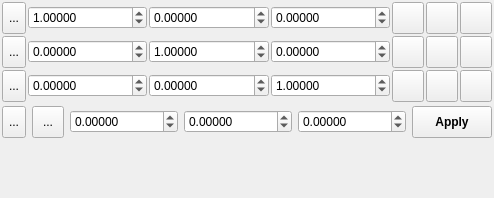
     <widget class="QWidget" name="MatrixTab" >
      <property name="geometry" >
       <rect>
        <x>0</x>
        <y>0</y>
        <width>356</width>
        <height>198</height>
       </rect>
      </property>
      <attribute name="title" >
       <string>Matrix Transform</string>
      </attribute>
      <layout class="QVBoxLayout" >
       <property name="spacing" >
        <number>4</number>
       </property>
       <property name="margin" >
        <number>2</number>
       </property>
       <item>
        <layout class="QGridLayout" >
         <property name="margin" >
          <number>0</number>
         </property>
         <property name="spacing" >
          <number>2</number>
         </property>
         <item row="0" column="4" >
          <widget class="QToolButton" name="TransformNormaliseAButton" >
           <property name="minimumSize" >
            <size>
             <width>32</width>
             <height>32</height>
            </size>
           </property>
           <property name="maximumSize" >
            <size>
             <width>32</width>
             <height>32</height>
            </size>
           </property>
           <property name="toolTip" >
            <string>Normalise vector</string>
           </property>
           <property name="text" >
            <string/>
           </property>
           <property name="icon" >
            <iconset resource="icons.qrc" >
             <normaloff>:/vector/icons/vector_normalise.svg</normaloff>:/vector/icons/vector_normalise.svg</iconset>
           </property>
           <property name="iconSize" >
            <size>
             <width>24</width>
             <height>24</height>
            </size>
           </property>
          </widget>
         </item>
         <item row="0" column="0" >
          <widget class="QToolButton" name="TransformDefineAButton" >
           <property name="maximumSize" >
            <size>
             <width>32</width>
             <height>32</height>
            </size>
           </property>
           <property name="toolTip" >
            <string>Choose two atoms to define the X axis</string>
           </property>
           <property name="text" >
            <string>...</string>
           </property>
           <property name="icon" >
            <iconset resource="icons.qrc" >
             <normaloff>:/basic/icons/basic_pick.svg</normaloff>:/basic/icons/basic_pick.svg</iconset>
           </property>
           <property name="iconSize" >
            <size>
             <width>24</width>
             <height>24</height>
            </size>
           </property>
           <property name="checkable" >
            <bool>true</bool>
           </property>
          </widget>
         </item>
         <item row="1" column="3" >
          <widget class="QDoubleSpinBox" name="TransformMatrixBZSpin" >
           <property name="sizePolicy" >
            <sizepolicy vsizetype="Fixed" hsizetype="Expanding" >
             <horstretch>0</horstretch>
             <verstretch>0</verstretch>
            </sizepolicy>
           </property>
           <property name="decimals" >
            <number>5</number>
           </property>
           <property name="minimum" >
            <double>-10.000000000000000</double>
           </property>
           <property name="maximum" >
            <double>10.000000000000000</double>
           </property>
           <property name="singleStep" >
            <double>0.100000000000000</double>
           </property>
          </widget>
         </item>
         <item row="0" column="3" >
          <widget class="QDoubleSpinBox" name="TransformMatrixAZSpin" >
           <property name="sizePolicy" >
            <sizepolicy vsizetype="Fixed" hsizetype="Expanding" >
             <horstretch>0</horstretch>
             <verstretch>0</verstretch>
            </sizepolicy>
           </property>
           <property name="decimals" >
            <number>5</number>
           </property>
           <property name="minimum" >
            <double>-10.000000000000000</double>
           </property>
           <property name="maximum" >
            <double>10.000000000000000</double>
           </property>
           <property name="singleStep" >
            <double>0.100000000000000</double>
           </property>
          </widget>
         </item>
         <item row="2" column="1" >
          <widget class="QDoubleSpinBox" name="TransformMatrixCXSpin" >
           <property name="enabled" >
            <bool>true</bool>
           </property>
           <property name="sizePolicy" >
            <sizepolicy vsizetype="Fixed" hsizetype="Expanding" >
             <horstretch>0</horstretch>
             <verstretch>0</verstretch>
            </sizepolicy>
           </property>
           <property name="decimals" >
            <number>5</number>
           </property>
           <property name="minimum" >
            <double>-10.000000000000000</double>
           </property>
           <property name="maximum" >
            <double>10.000000000000000</double>
           </property>
           <property name="singleStep" >
            <double>0.100000000000000</double>
           </property>
          </widget>
         </item>
         <item row="2" column="2" >
          <widget class="QDoubleSpinBox" name="TransformMatrixCYSpin" >
           <property name="enabled" >
            <bool>true</bool>
           </property>
           <property name="sizePolicy" >
            <sizepolicy vsizetype="Fixed" hsizetype="Expanding" >
             <horstretch>0</horstretch>
             <verstretch>0</verstretch>
            </sizepolicy>
           </property>
           <property name="decimals" >
            <number>5</number>
           </property>
           <property name="minimum" >
            <double>-10.000000000000000</double>
           </property>
           <property name="maximum" >
            <double>10.000000000000000</double>
           </property>
           <property name="singleStep" >
            <double>0.100000000000000</double>
           </property>
          </widget>
         </item>
         <item row="1" column="2" >
          <widget class="QDoubleSpinBox" name="TransformMatrixBYSpin" >
           <property name="sizePolicy" >
            <sizepolicy vsizetype="Fixed" hsizetype="Expanding" >
             <horstretch>0</horstretch>
             <verstretch>0</verstretch>
            </sizepolicy>
           </property>
           <property name="decimals" >
            <number>5</number>
           </property>
           <property name="minimum" >
            <double>-10.000000000000000</double>
           </property>
           <property name="maximum" >
            <double>10.000000000000000</double>
           </property>
           <property name="singleStep" >
            <double>0.100000000000000</double>
           </property>
           <property name="value" >
            <double>1.000000000000000</double>
           </property>
          </widget>
         </item>
         <item row="2" column="3" >
          <widget class="QDoubleSpinBox" name="TransformMatrixCZSpin" >
           <property name="enabled" >
            <bool>true</bool>
           </property>
           <property name="sizePolicy" >
            <sizepolicy vsizetype="Fixed" hsizetype="Expanding" >
             <horstretch>0</horstretch>
             <verstretch>0</verstretch>
            </sizepolicy>
           </property>
           <property name="decimals" >
            <number>5</number>
           </property>
           <property name="minimum" >
            <double>-10.000000000000000</double>
           </property>
           <property name="maximum" >
            <double>10.000000000000000</double>
           </property>
           <property name="singleStep" >
            <double>0.100000000000000</double>
           </property>
           <property name="value" >
            <double>1.000000000000000</double>
           </property>
          </widget>
         </item>
         <item row="0" column="1" >
          <widget class="QDoubleSpinBox" name="TransformMatrixAXSpin" >
           <property name="sizePolicy" >
            <sizepolicy vsizetype="Fixed" hsizetype="Expanding" >
             <horstretch>0</horstretch>
             <verstretch>0</verstretch>
            </sizepolicy>
           </property>
           <property name="decimals" >
            <number>5</number>
           </property>
           <property name="minimum" >
            <double>-10.000000000000000</double>
           </property>
           <property name="maximum" >
            <double>10.000000000000000</double>
           </property>
           <property name="singleStep" >
            <double>0.100000000000000</double>
           </property>
           <property name="value" >
            <double>1.000000000000000</double>
           </property>
          </widget>
         </item>
         <item row="0" column="2" >
          <widget class="QDoubleSpinBox" name="TransformMatrixAYSpin" >
           <property name="sizePolicy" >
            <sizepolicy vsizetype="Fixed" hsizetype="Expanding" >
             <horstretch>0</horstretch>
             <verstretch>0</verstretch>
            </sizepolicy>
           </property>
           <property name="decimals" >
            <number>5</number>
           </property>
           <property name="minimum" >
            <double>-10.000000000000000</double>
           </property>
           <property name="maximum" >
            <double>10.000000000000000</double>
           </property>
           <property name="singleStep" >
            <double>0.100000000000000</double>
           </property>
          </widget>
         </item>
         <item row="2" column="0" >
          <widget class="QToolButton" name="TransformDefineCButton" >
           <property name="enabled" >
            <bool>true</bool>
           </property>
           <property name="maximumSize" >
            <size>
             <width>32</width>
             <height>32</height>
            </size>
           </property>
           <property name="toolTip" >
            <string>Choose two atoms to define the Z axis</string>
           </property>
           <property name="text" >
            <string>...</string>
           </property>
           <property name="icon" >
            <iconset resource="icons.qrc" >
             <normaloff>:/basic/icons/basic_pick.svg</normaloff>:/basic/icons/basic_pick.svg</iconset>
           </property>
           <property name="iconSize" >
            <size>
             <width>24</width>
             <height>24</height>
            </size>
           </property>
           <property name="checkable" >
            <bool>true</bool>
           </property>
          </widget>
         </item>
         <item row="0" column="5" >
          <widget class="QToolButton" name="TransformOrthogonaliseAButton" >
           <property name="minimumSize" >
            <size>
             <width>32</width>
             <height>32</height>
            </size>
           </property>
           <property name="maximumSize" >
            <size>
             <width>32</width>
             <height>32</height>
            </size>
           </property>
           <property name="toolTip" >
            <string>Orthogonalise vector w.r.t. Y-axis</string>
           </property>
           <property name="text" >
            <string/>
           </property>
           <property name="icon" >
            <iconset resource="icons.qrc" >
             <normaloff>:/vector/icons/vector_orthogonalise.svg</normaloff>:/vector/icons/vector_orthogonalise.svg</iconset>
           </property>
           <property name="iconSize" >
            <size>
             <width>24</width>
             <height>24</height>
            </size>
           </property>
          </widget>
         </item>
         <item row="1" column="1" >
          <widget class="QDoubleSpinBox" name="TransformMatrixBXSpin" >
           <property name="sizePolicy" >
            <sizepolicy vsizetype="Fixed" hsizetype="Expanding" >
             <horstretch>0</horstretch>
             <verstretch>0</verstretch>
            </sizepolicy>
           </property>
           <property name="decimals" >
            <number>5</number>
           </property>
           <property name="minimum" >
            <double>-10.000000000000000</double>
           </property>
           <property name="maximum" >
            <double>10.000000000000000</double>
           </property>
           <property name="singleStep" >
            <double>0.100000000000000</double>
           </property>
          </widget>
         </item>
         <item row="1" column="0" >
          <widget class="QToolButton" name="TransformDefineBButton" >
           <property name="maximumSize" >
            <size>
             <width>32</width>
             <height>32</height>
            </size>
           </property>
           <property name="toolTip" >
            <string>Choose two atoms to define the Y axis</string>
           </property>
           <property name="text" >
            <string>...</string>
           </property>
           <property name="icon" >
            <iconset resource="icons.qrc" >
             <normaloff>:/basic/icons/basic_pick.svg</normaloff>:/basic/icons/basic_pick.svg</iconset>
           </property>
           <property name="iconSize" >
            <size>
             <width>24</width>
             <height>24</height>
            </size>
           </property>
           <property name="checkable" >
            <bool>true</bool>
           </property>
          </widget>
         </item>
         <item row="0" column="6" >
          <widget class="QToolButton" name="TransformGenerateAButton" >
           <property name="minimumSize" >
            <size>
             <width>32</width>
             <height>32</height>
            </size>
           </property>
           <property name="maximumSize" >
            <size>
             <width>32</width>
             <height>32</height>
            </size>
           </property>
           <property name="toolTip" >
            <string>Generate axis from cross product of other axes</string>
           </property>
           <property name="text" >
            <string/>
           </property>
           <property name="icon" >
            <iconset resource="icons.qrc" >
             <normaloff>:/vector/icons/vector_generatexp.svg</normaloff>:/vector/icons/vector_generatexp.svg</iconset>
           </property>
           <property name="iconSize" >
            <size>
             <width>24</width>
             <height>24</height>
            </size>
           </property>
          </widget>
         </item>
         <item row="1" column="4" >
          <widget class="QToolButton" name="TransformNormaliseBButton" >
           <property name="minimumSize" >
            <size>
             <width>32</width>
             <height>32</height>
            </size>
           </property>
           <property name="maximumSize" >
            <size>
             <width>32</width>
             <height>32</height>
            </size>
           </property>
           <property name="toolTip" >
            <string>Normalise vector</string>
           </property>
           <property name="text" >
            <string/>
           </property>
           <property name="icon" >
            <iconset resource="icons.qrc" >
             <normaloff>:/vector/icons/vector_normalise.svg</normaloff>:/vector/icons/vector_normalise.svg</iconset>
           </property>
           <property name="iconSize" >
            <size>
             <width>24</width>
             <height>24</height>
            </size>
           </property>
          </widget>
         </item>
         <item row="2" column="4" >
          <widget class="QToolButton" name="TransformNormaliseCButton" >
           <property name="minimumSize" >
            <size>
             <width>32</width>
             <height>32</height>
            </size>
           </property>
           <property name="maximumSize" >
            <size>
             <width>32</width>
             <height>32</height>
            </size>
           </property>
           <property name="toolTip" >
            <string>Normalise vector</string>
           </property>
           <property name="text" >
            <string/>
           </property>
           <property name="icon" >
            <iconset resource="icons.qrc" >
             <normaloff>:/vector/icons/vector_normalise.svg</normaloff>:/vector/icons/vector_normalise.svg</iconset>
           </property>
           <property name="iconSize" >
            <size>
             <width>24</width>
             <height>24</height>
            </size>
           </property>
          </widget>
         </item>
         <item row="1" column="5" >
          <widget class="QToolButton" name="TransformOrthogonaliseBButton" >
           <property name="minimumSize" >
            <size>
             <width>32</width>
             <height>32</height>
            </size>
           </property>
           <property name="maximumSize" >
            <size>
             <width>32</width>
             <height>32</height>
            </size>
           </property>
           <property name="toolTip" >
            <string>Orthogonalise vector w.r.t. X-axis</string>
           </property>
           <property name="text" >
            <string/>
           </property>
           <property name="icon" >
            <iconset resource="icons.qrc" >
             <normaloff>:/vector/icons/vector_orthogonalise.svg</normaloff>:/vector/icons/vector_orthogonalise.svg</iconset>
           </property>
           <property name="iconSize" >
            <size>
             <width>24</width>
             <height>24</height>
            </size>
           </property>
          </widget>
         </item>
         <item row="2" column="5" >
          <widget class="QToolButton" name="TransformOrthogonaliseCButton" >
           <property name="minimumSize" >
            <size>
             <width>32</width>
             <height>32</height>
            </size>
           </property>
           <property name="maximumSize" >
            <size>
             <width>32</width>
             <height>32</height>
            </size>
           </property>
           <property name="toolTip" >
            <string>Orthogonalise vector w.r.t. X-axis</string>
           </property>
           <property name="text" >
            <string/>
           </property>
           <property name="icon" >
            <iconset resource="icons.qrc" >
             <normaloff>:/vector/icons/vector_orthogonalise.svg</normaloff>:/vector/icons/vector_orthogonalise.svg</iconset>
           </property>
           <property name="iconSize" >
            <size>
             <width>24</width>
             <height>24</height>
            </size>
           </property>
          </widget>
         </item>
         <item row="1" column="6" >
          <widget class="QToolButton" name="TransformGenerateBButton" >
           <property name="minimumSize" >
            <size>
             <width>32</width>
             <height>32</height>
            </size>
           </property>
           <property name="maximumSize" >
            <size>
             <width>32</width>
             <height>32</height>
            </size>
           </property>
           <property name="toolTip" >
            <string>Generate axis from cross product of other axes</string>
           </property>
           <property name="text" >
            <string/>
           </property>
           <property name="icon" >
            <iconset resource="icons.qrc" >
             <normaloff>:/vector/icons/vector_generatexp.svg</normaloff>:/vector/icons/vector_generatexp.svg</iconset>
           </property>
           <property name="iconSize" >
            <size>
             <width>24</width>
             <height>24</height>
            </size>
           </property>
          </widget>
         </item>
         <item row="2" column="6" >
          <widget class="QToolButton" name="TransformGenerateCButton" >
           <property name="minimumSize" >
            <size>
             <width>32</width>
             <height>32</height>
            </size>
           </property>
           <property name="maximumSize" >
            <size>
             <width>32</width>
             <height>32</height>
            </size>
           </property>
           <property name="toolTip" >
            <string>Generate axis from cross product of other axes</string>
           </property>
           <property name="text" >
            <string/>
           </property>
           <property name="icon" >
            <iconset resource="icons.qrc" >
             <normaloff>:/vector/icons/vector_generatexp.svg</normaloff>:/vector/icons/vector_generatexp.svg</iconset>
           </property>
           <property name="iconSize" >
            <size>
             <width>24</width>
             <height>24</height>
            </size>
           </property>
          </widget>
         </item>
        </layout>
       </item>
       <item>
        <layout class="QHBoxLayout" >
         <property name="spacing" >
          <number>6</number>
         </property>
         <property name="margin" >
          <number>0</number>
         </property>
         <item>
          <layout class="QHBoxLayout" >
           <property name="spacing" >
            <number>6</number>
           </property>
           <property name="margin" >
            <number>0</number>
           </property>
           <item>
            <widget class="QToolButton" name="TransformDefineOriginButton" >
             <property name="maximumSize" >
              <size>
               <width>32</width>
               <height>32</height>
              </size>
             </property>
             <property name="toolTip" >
              <string>Define origin from current selection</string>
             </property>
             <property name="text" >
              <string>...</string>
             </property>
             <property name="icon" >
              <iconset resource="icons.qrc" >
               <normaloff>:/basic/icons/basic_define.svg</normaloff>:/basic/icons/basic_define.svg</iconset>
             </property>
             <property name="iconSize" >
              <size>
               <width>24</width>
               <height>24</height>
              </size>
             </property>
            </widget>
           </item>
           <item>
            <widget class="QToolButton" name="TransformOriginCellCentreButton" >
             <property name="minimumSize" >
              <size>
               <width>32</width>
               <height>32</height>
              </size>
             </property>
             <property name="maximumSize" >
              <size>
               <width>32</width>
               <height>32</height>
              </size>
             </property>
             <property name="toolTip" >
              <string>Define origin from cell centre</string>
             </property>
             <property name="text" >
              <string>...</string>
             </property>
             <property name="icon" >
              <iconset resource="icons.qrc" >
               <normaloff>:/stackicons/icons/stack_celldefine.svg</normaloff>:/stackicons/icons/stack_celldefine.svg</iconset>
             </property>
             <property name="iconSize" >
              <size>
               <width>24</width>
               <height>24</height>
              </size>
             </property>
            </widget>
           </item>
           <item>
            <widget class="QDoubleSpinBox" name="TransformOriginXSpin" >
             <property name="sizePolicy" >
              <sizepolicy vsizetype="Fixed" hsizetype="Expanding" >
               <horstretch>0</horstretch>
               <verstretch>0</verstretch>
              </sizepolicy>
             </property>
             <property name="decimals" >
              <number>5</number>
             </property>
             <property name="minimum" >
              <double>-1000000.000000000000000</double>
             </property>
             <property name="maximum" >
              <double>1000000.000000000000000</double>
             </property>
            </widget>
           </item>
           <item>
            <widget class="QDoubleSpinBox" name="TransformOriginYSpin" >
             <property name="sizePolicy" >
              <sizepolicy vsizetype="Fixed" hsizetype="Expanding" >
               <horstretch>0</horstretch>
               <verstretch>0</verstretch>
              </sizepolicy>
             </property>
             <property name="decimals" >
              <number>5</number>
             </property>
             <property name="minimum" >
              <double>-1000000.000000000000000</double>
             </property>
             <property name="maximum" >
              <double>1000000.000000000000000</double>
             </property>
            </widget>
           </item>
           <item>
            <widget class="QDoubleSpinBox" name="TransformOriginZSpin" >
             <property name="sizePolicy" >
              <sizepolicy vsizetype="Fixed" hsizetype="Expanding" >
               <horstretch>0</horstretch>
               <verstretch>0</verstretch>
              </sizepolicy>
             </property>
             <property name="decimals" >
              <number>5</number>
             </property>
             <property name="minimum" >
              <double>-1000000.000000000000000</double>
             </property>
             <property name="maximum" >
              <double>1000000.000000000000000</double>
             </property>
            </widget>
           </item>
          </layout>
         </item>
         <item>
          <widget class="QPushButton" name="TransformApplyButton" >
           <property name="maximumSize" >
            <size>
             <width>16777215</width>
             <height>32</height>
            </size>
           </property>
           <property name="font" >
            <font>
             <weight>75</weight>
             <bold>true</bold>
            </font>
           </property>
           <property name="toolTip" >
            <string>Apply the current matrix to the current atom selection, relative to the defined origin</string>
           </property>
           <property name="text" >
            <string>Apply</string>
           </property>
           <property name="autoDefault" >
            <bool>false</bool>
           </property>
          </widget>
         </item>
        </layout>
       </item>
       <item>
        <spacer>
         <property name="orientation" >
          <enum>Qt::Vertical</enum>
         </property>
         <property name="sizeHint" stdset="0" >
          <size>
           <width>20</width>
           <height>40</height>
          </size>
         </property>
        </spacer>
       </item>
      </layout>
     </widget>
